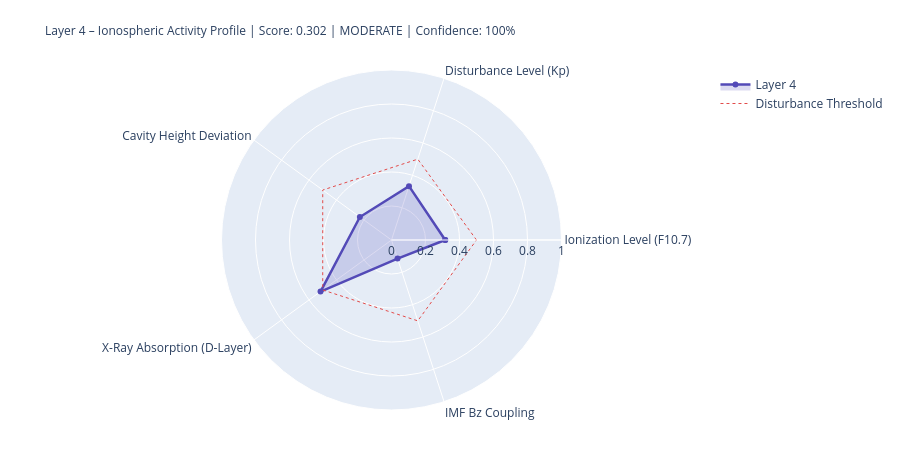

Write notebook code for a chart like this one.
### Markdown cell above
---
## 4. State Assessment & Handoff to Layer 5

### Code cell
# ============================================================
# LAYER-4-SCORE
# ============================================================

COMPONENTS = {
    'Ionization Level (F10.7)':    {'score': ioniz,       'source': 'primary' if f107_now else 'from_layer0', 'dynamic': True},
    'Disturbance Level (Kp)':          {'score': disturb,     'source': 'primary' if kp_now   else 'from_layer0', 'dynamic': True},
    'Cavity Height Deviation':    {'score': h_dev,       'source': 'derived',                                'dynamic': True},
    'X-Ray Absorption (D-Layer)':{'score': xray_ioniz,  'source': 'primary' if xray_now else 'missing',     'dynamic': True},
    'IMF Bz Coupling':             {'score': bz_coupling, 'source': 'primary' if bz_now   else 'from_layer0', 'dynamic': True},
}

available    = {k: v['score'] for k, v in COMPONENTS.items() if v['score'] is not None}
unavailable  = [k for k, v in COMPONENTS.items() if v['score'] is None]
layer4_score = round(sum(available.values()) / len(available), 4) if available else None
confidence   = round(len(available) / len(COMPONENTS), 2)
level = ('unknown' if layer4_score is None
         else 'quiet'   if layer4_score < 0.3
         else 'moderate' if layer4_score < 0.6
         else 'active')
dominant_l4 = max(available, key=available.get) if available else 'none'

# Resonance delta for Schumann SR-1
sr1_ref = schumann_freq(1, 80.0)
sr1_now = schumann_freq(1, h_eff)
sr1_delta_mhz = (sr1_now - sr1_ref) * 1000

# Propagation conditions
prop_cond = ('disturbed'   if kp_val > 4
             else 'unsettled' if kp_val > 2
             else 'normal')
if xray_class in ['X', 'M']:
    prop_cond = 'Radio-Blackout moeglich'

W = 68
print('=' * W)
print('LAYER 4 – IONOSPHERE – STATE ASSESSMENT')
print('=' * W)
for name, comp in COMPONENTS.items():
    s = comp['score']
    if s is not None:
        bar = '█' * int(s * 20) + '░' * (20 - int(s * 20))
        print(f'  {name:<36} {bar}  {s:.3f}  [{comp["source"]}]')
    else:
        print(f'  {name:<36} {"─" * 20}  n/a   [missing]')
print('-' * W)
print(f'  Score:          {layer4_score:.3f}  ({len(available)}/{len(COMPONENTS)} components)')
print(f'  Confidence:     {confidence:.0%}')
print(f'  Level:          {level.upper()}')
print(f'  Dominant:       {dominant_l4}')
print(f'  Cavity height:  {h_eff:.1f} km  (Ref: 80.0 km)')
print(f'  SR-1:           {sr1_now:.3f} Hz  (Δ {sr1_delta_mhz:+.1f} mHz vs. ref)')
print(f'  Propagation:    {prop_cond}')
print(f'  X-Ray:          {xray_class}-class  ({xray_now:.2e} W/m²)' if xray_now else '  X-Ray:          n/a')
print('=' * W)

# Radar
cats   = list(available.keys())
vals_r = list(available.values())
if len(cats) >= 3:
    fig = go.Figure()
    fig.add_trace(go.Scatterpolar(
        r=vals_r + [vals_r[0]], theta=cats + [cats[0]],
        fill='toself', fillcolor='rgba(83,74,183,0.20)',
        line=dict(color='#534AB7', width=2.5), name='Layer 4'
    ))
    fig.add_trace(go.Scatterpolar(
        r=[0.5] * (len(cats)+1), theta=cats + [cats[0]],
        line=dict(color='#E24B4A', dash='dot', width=1),
        mode='lines', name='Disturbance Threshold'
    ))
    fig.update_layout(
        title=dict(
            text=f'Layer 4 – Ionospheric Activity Profile | Score: {layer4_score:.3f} | {level.upper()} | Confidence: {confidence:.0%}',
            font=dict(size=12)
        ),
        polar=dict(radialaxis=dict(visible=True, range=[0, 1])),
        height=450, showlegend=True,
        margin=dict(l=80, r=80, t=70, b=40)
    )
    fig.show()

### Figure 1 — Plotly figure (JSON) as saved in the notebook; plotly's stock layout.template omitted (floating-point values rounded to 4 significant figures)
{"data": [{"fill": "toself", "fillcolor": "rgba(83,74,183,0.20)", "line": {"color": "#534AB7", "width": 2.5}, "name": "Layer 4", "r": [0.316, 0.333, 0.23, 0.516, 0.115, 0.316], "theta": ["Ionization Level (F10.7)", "Disturbance Level (Kp)", "Cavity Height Deviation", "X-Ray Absorption (D-Layer)", "IMF Bz Coupling", "Ionization Level (F10.7)"], "type": "scatterpolar"}, {"line": {"color": "#E24B4A", "dash": "dot", "width": 1}, "mode": "lines", "name": "Disturbance Threshold", "r": [0.5, 0.5, 0.5, 0.5, 0.5, 0.5], "theta": ["Ionization Level (F10.7)", "Disturbance Level (Kp)", "Cavity Height Deviation", "X-Ray Absorption (D-Layer)", "IMF Bz Coupling", "Ionization Level (F10.7)"], "type": "scatterpolar"}], "layout": {"height": 450, "margin": {"b": 40, "l": 80, "r": 80, "t": 70}, "polar": {"radialaxis": {"range": [0, 1], "visible": true}}, "showlegend": true, "title": {"font": {"size": 12}, "text": "Layer 4 – Ionospheric Activity Profile | Score: 0.302 | MODERATE | Confidence: 100%"}}}
